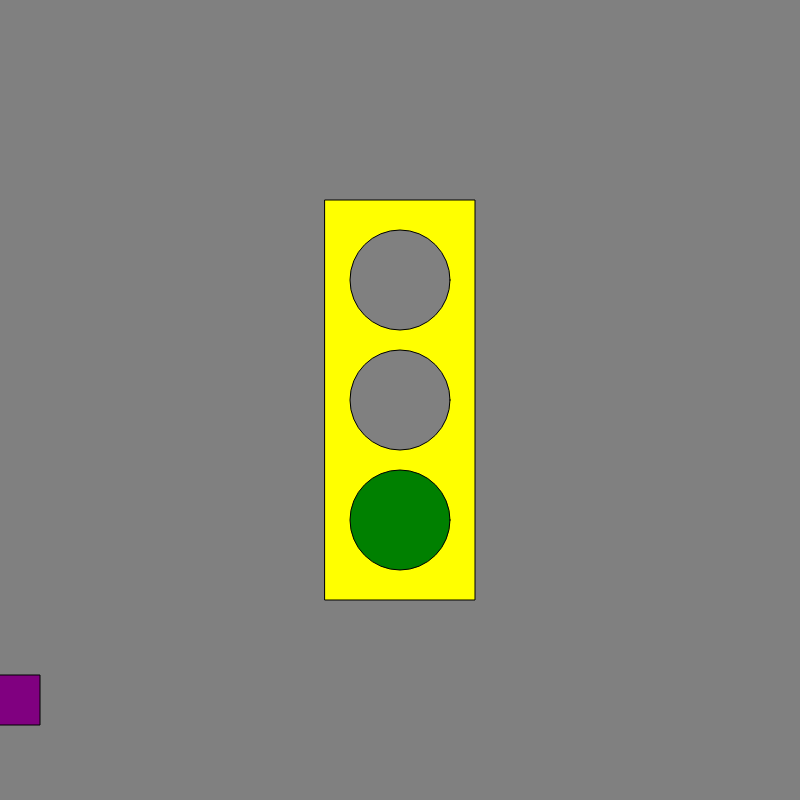
Frame 1 (no input)
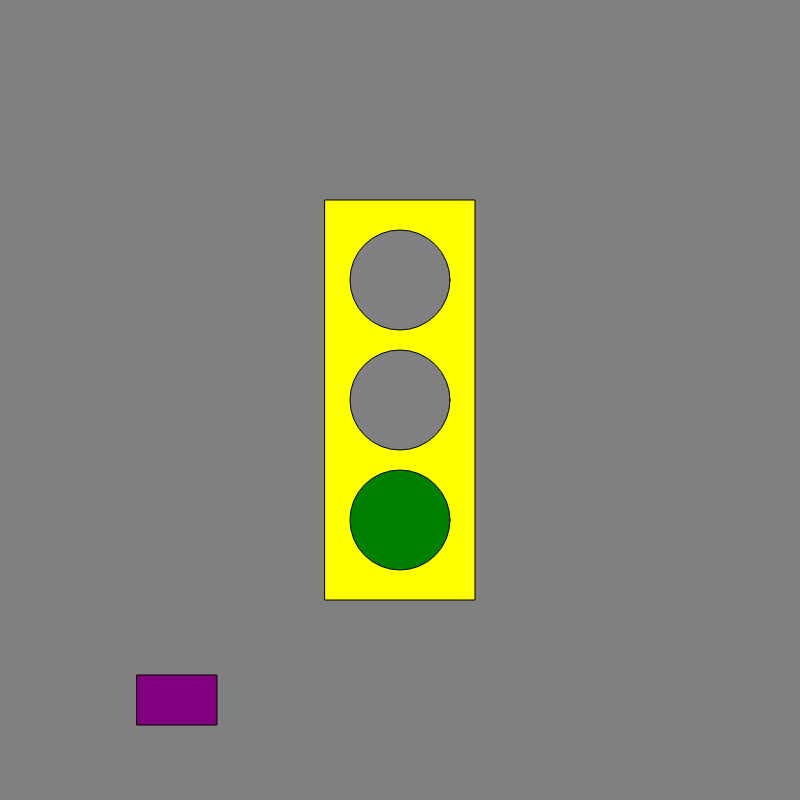
Frame 60 (no input)
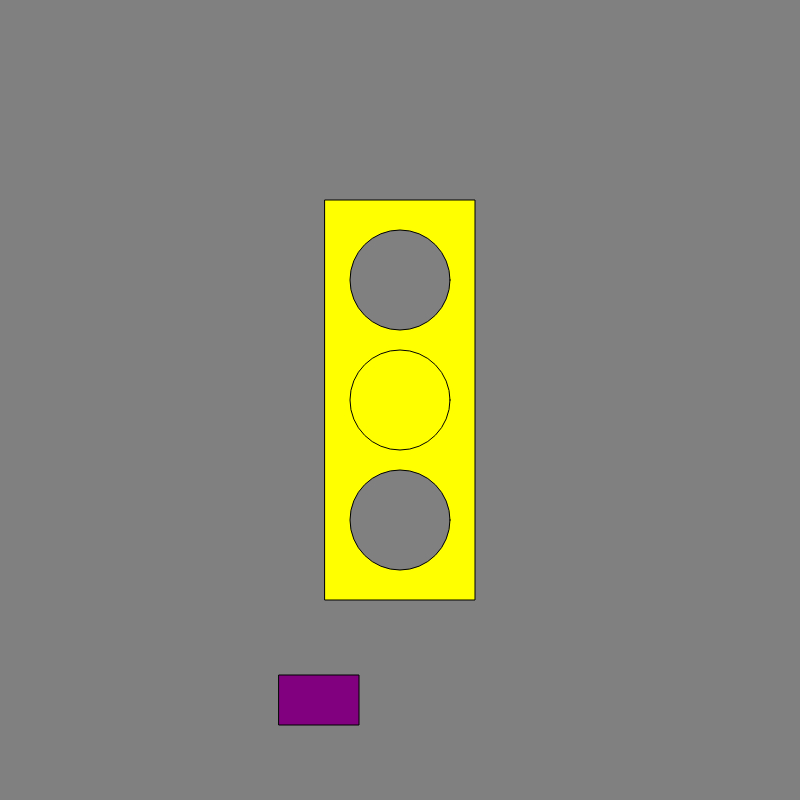
Frame 120 (the mouse pressed at the canvas centre since frame 60)

The p5.js sketch that drew these frames (run headless with seeded random() and noise() and a simulated clock; from frame 60 on, the mouse is pressed at the canvas centre):

// p5.js sketch
// ── sketch.js
var myState = 0;
timer = 200;
var x=0;
var vel = 3;

function setup() {
  // put setup code here\
  createCanvas(800, 800);
  rectMode(CENTER) ;
  ellipseMode(CENTER);
}

function draw() {
  // put drawing code here
  background ('grey');
  fill('yellow');
  rect(width/2, height/2, 150, 400);
  timer = timer - 1;
  if (timer <= 0) {
    timer = 200;
    myState = myState + 1;
    if (myState >= 3){
      myState = 0;
    }
}


  switch(myState){

    case 0:
    fill('gray');
    ellipse(width/2, height/2, 100, 100); //center
    fill('gray');
    ellipse(width/2, height/2 - 120, 100, 100); //top
    fill('green');
    ellipse(width/2, height/2 + 120, 100, 100); //bottom

    doTimer(1, 200);
    vel = 3;

    break;

    case 1:
    fill('yellow');
    ellipse(width/2, height/2, 100, 100); //center
    fill('gray');
    ellipse(width/2, height/2 - 120, 100, 100); //top
    fill('gray');
    ellipse(width/2, height/2 + 120, 100, 100); //bottom

     doTimer(2, 100);
     vel = 1;

    break;

    case 2:
    fill('gray');
    ellipse(width/2, height/2, 100, 100); //center
    fill('red');
    ellipse(width/2, height/2 - 120, 100, 100); //top
    fill('gray');
    ellipse(width/2, height/2 + 120, 100, 100); //bottom

    doTimer(0, 50);
    vel = 0;

    break;

  }
  //animate a car
  fill('purple');
  rect(x, height-100, 80, 50) ;
  x = x+vel;
  if(x > width){
    x = 0;
  }


}

function doTimer(whichState, variableTimer){
  timer--;
  if(timer<=0){
    timer = variableTimer;
    myState = whichState;

  }
}
